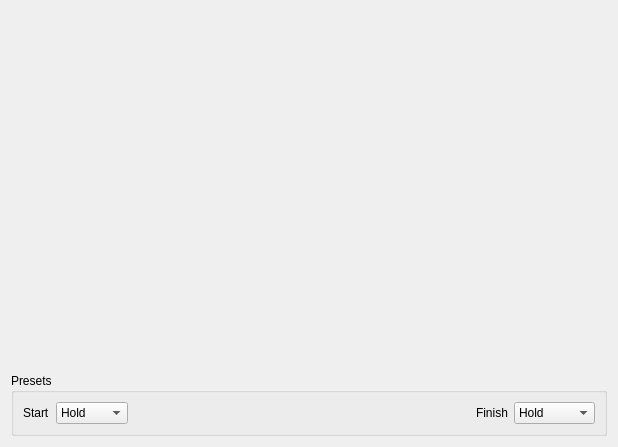
<?xml version="1.0" encoding="UTF-8"?>
<ui version="4.0">
 <class>KeyframeEditorWidget</class>
 <widget class="QWidget" name="KeyframeEditorWidget">
  <property name="geometry">
   <rect>
    <x>0</x>
    <y>0</y>
    <width>618</width>
    <height>447</height>
   </rect>
  </property>
  <layout class="QVBoxLayout" name="verticalLayout">
   <item>
    <widget class="KeyframeTransitionWidget" name="bezier_editor" native="true">
     <property name="sizePolicy">
      <sizepolicy hsizetype="Expanding" vsizetype="Expanding">
       <horstretch>0</horstretch>
       <verstretch>0</verstretch>
      </sizepolicy>
     </property>
     <property name="focusPolicy">
      <enum>Qt::StrongFocus</enum>
     </property>
    </widget>
   </item>
   <item>
    <widget class="QGroupBox" name="groupBox">
     <property name="title">
      <string>Presets</string>
     </property>
     <layout class="QHBoxLayout" name="horizontalLayout">
      <item>
       <widget class="QLabel" name="label">
        <property name="text">
         <string>Start</string>
        </property>
       </widget>
      </item>
      <item>
       <widget class="QComboBox" name="combo_before">
        <item>
         <property name="text">
          <string>Hold</string>
         </property>
        </item>
        <item>
         <property name="text">
          <string>Linear</string>
         </property>
        </item>
        <item>
         <property name="text">
          <string>Ease In</string>
         </property>
        </item>
        <item>
         <property name="text">
          <string>Custom</string>
         </property>
        </item>
       </widget>
      </item>
      <item>
       <spacer name="horizontalSpacer">
        <property name="orientation">
         <enum>Qt::Horizontal</enum>
        </property>
        <property name="sizeHint" stdset="0">
         <size>
          <width>40</width>
          <height>20</height>
         </size>
        </property>
       </spacer>
      </item>
      <item>
       <widget class="QLabel" name="label_2">
        <property name="text">
         <string>Finish</string>
        </property>
       </widget>
      </item>
      <item>
       <widget class="QComboBox" name="combo_after">
        <item>
         <property name="text">
          <string>Hold</string>
         </property>
        </item>
        <item>
         <property name="text">
          <string>Linear</string>
         </property>
        </item>
        <item>
         <property name="text">
          <string>Ease Out</string>
         </property>
        </item>
        <item>
         <property name="text">
          <string>Custom</string>
         </property>
        </item>
       </widget>
      </item>
     </layout>
    </widget>
   </item>
  </layout>
 </widget>
 <customwidgets>
  <customwidget>
   <class>KeyframeTransitionWidget</class>
   <extends>QWidget</extends>
   <header>ui/widgets/timeline/keyframe_transition_widget.hpp</header>
   <container>1</container>
  </customwidget>
 </customwidgets>
 <resources/>
 <connections>
  <connection>
   <sender>combo_before</sender>
   <signal>activated(int)</signal>
   <receiver>KeyframeEditorWidget</receiver>
   <slot>preset_before(int)</slot>
   <hints>
    <hint type="sourcelabel">
     <x>80</x>
     <y>403</y>
    </hint>
    <hint type="destinationlabel">
     <x>115</x>
     <y>483</y>
    </hint>
   </hints>
  </connection>
  <connection>
   <sender>combo_after</sender>
   <signal>activated(int)</signal>
   <receiver>KeyframeEditorWidget</receiver>
   <slot>preset_after(int)</slot>
   <hints>
    <hint type="sourcelabel">
     <x>545</x>
     <y>408</y>
    </hint>
    <hint type="destinationlabel">
     <x>534</x>
     <y>516</y>
    </hint>
   </hints>
  </connection>
 </connections>
 <slots>
  <slot>preset_before(int)</slot>
  <slot>preset_after(int)</slot>
 </slots>
</ui>
